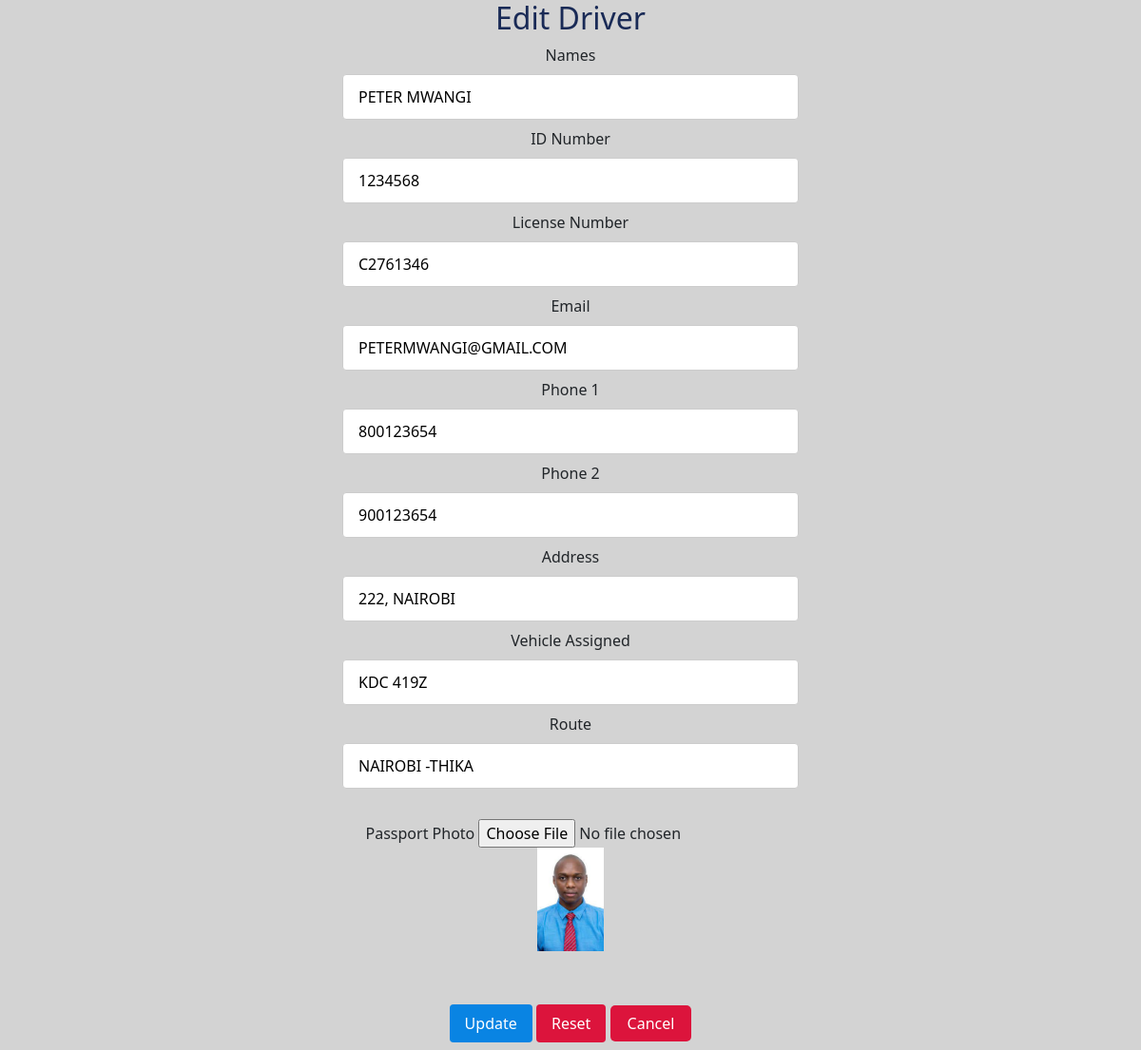
The page /edit_driver.php?id=3 on the database its author committed.
### tables this page shows
CREATE TABLE `drivers` (
  `id` int(10) NOT NULL,
  `names` varchar(100) NOT NULL,
  `id_number` int(100) NOT NULL,
  `license_number` varchar(100) NOT NULL,
  `email` varchar(100) NOT NULL,
  `phone` int(100) NOT NULL,
  `phone2` int(100) NOT NULL,
  `address` varchar(100) NOT NULL,
  `vehicle_assigned` varchar(100) NOT NULL,
  `route` varchar(100) NOT NULL,
  `passport_photo` varchar(100) NOT NULL
);

### edit_driver.php (the view, shortened to what this page needs)
<!doctype html>
<html lang="en">
  <head>
    <link href="https://cdn.jsdelivr.net/npm/bootstrap@5.2.3/dist/css/bootstrap.min.css" rel="stylesheet">
    <link rel="stylesheet" href="/style.css">
  </head>
    <body>
<?php
include 'config.php';
$id = $_GET['id'];
 $select="SELECT * FROM drivers WHERE id='$id'";
 $select_q=mysqli_query($con, $select);
 $fetch=mysqli_fetch_array($select_q);
?>
<center>
<div class="form">
<h2 style= "color:#192a56;">Edit Driver</h2>
<form action="" method="POST" enctype="multipart/form-data">
        <label for="names">Names  </label><br>
        <input type="text" name="names" placeholder="Enter full names..."
        value="<?php echo $fetch['names'] ?>" required>
        <br>
        <label for="id_number">ID Number </label><br>
        <input type="text" name="id_number" placeholder="Enter  ID Number... "
        value="<?php echo $fetch['id_number'] ?>" required>
        <br>
        <label for="license_number">License Number </label><br>
        <input type="text" name="license_number" placeholder="Enter  License Number... "
        value="<?php echo $fetch['license_number'] ?>" required>
        <br>
        <label for="email">Email </label><br>
        <input type="text" name="email" placeholder="Enter email... "
        value="<?php echo $fetch['email'] ?>" required>
        <br>
        <label for="phone">Phone 1 </label><br>
        <input type="text" name="phone" placeholder="Enter Phone Number 1... "
        value="<?php echo $fetch['phone'] ?>" required>
        <br>
        <label for="phone2">Phone 2 </label><br>
        <input type="text" name="phone2" placeholder="Enter Phone Number 2... "
        value="<?php echo $fetch['phone2'] ?>" required>
        <br>
        <label for="address">Address </label><br>
        <input type="text" name="address" placeholder="Enter address... "
        value="<?php echo $fetch['address'] ?>" required>
        <br>
        <label for="vehicle_assigned">Vehicle Assigned </label><br>
        <input type="text" name="vehicle_assigned"  placeholder="Enter vehicle assigned..."
        value="<?php echo $fetch['vehicle_assigned'] ?>" required>
        <br>
        <label for="route">Route </label><br>
        <input type="text" name="route"  placeholder="Enter route..."
        value="<?php echo $fetch['route'] ?>"required>
        <br><br>
        <label for="passport_photo">Passport Photo </label>
        <input type="file" name="passport_photo" required>
        <br>
        <img src="images/<?php echo $fetch['passport_photo'] ?>" width="70px">
        <br><br>
        <input type="submit" name="update_btn" value="Update">
        <input type="reset">
        <a href="view_driver.php" style="background-color: crimson;color: white; padding: 8px 18px; text-align: center; text-decoration: none; border-radius: 5px;";>Cancel</a>
    </form>
</div>
</center>
</body>
    </html>

### style.css (style rules this page uses)
* { box-sizing: border-box; }
body { background-color:lightgrey; margin:0; padding: 0; }
img { display: block; margin-left: auto; margin-right: auto; }
body { background-color:lightgrey; }
.form input[type=text], input[type=email], input[type=password],input[type=date],input[type=number],select { width: 40%; padding: 11px 16px; margin: 8px 0; display: inline-block; border: 1px solid #ccc; border-radius: 4px; box-sizing: border-box; }
.form input[type=submit] { width:fit-content; background-color: #0984e3; color: white; padding: 8px 16px; margin: 8px 0; border: none; border-radius: 4px; cursor: pointer; }
.form input[type=reset] { width:fit-content; background-color: crimson; color: white; padding: 8px 16px; margin: 8px 0; border: none; border-radius: 4px; cursor: pointer; }

### rows shown on the page
drivers: names "PETER MWANGI", id_number "1234568", license_number "C2761346", email "PETERMWANGI@GMAIL.COM", phone "800123654", phone2 "900123654", address "222, NAIROBI", vehicle_assigned "KDC 419Z", route "NAIROBI -THIKA", passport_photo (picture)
